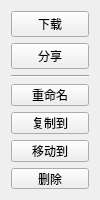
<?xml version="1.0" encoding="UTF-8"?>
<ui version="4.0">
 <class>RightMenu</class>
 <widget class="QFrame" name="RightMenu">
  <property name="geometry">
   <rect>
    <x>0</x>
    <y>0</y>
    <width>100</width>
    <height>200</height>
   </rect>
  </property>
  <property name="sizePolicy">
   <sizepolicy hsizetype="Fixed" vsizetype="Fixed">
    <horstretch>0</horstretch>
    <verstretch>0</verstretch>
   </sizepolicy>
  </property>
  <property name="minimumSize">
   <size>
    <width>100</width>
    <height>200</height>
   </size>
  </property>
  <property name="maximumSize">
   <size>
    <width>200</width>
    <height>16777215</height>
   </size>
  </property>
  <property name="windowTitle">
   <string>Frame</string>
  </property>
  <layout class="QVBoxLayout" name="verticalLayout_3">
   <item>
    <layout class="QVBoxLayout" name="verticalLayout_2">
     <item>
      <widget class="QPushButton" name="pushButton">
       <property name="text">
        <string>下载</string>
       </property>
      </widget>
     </item>
     <item>
      <widget class="QPushButton" name="pushButton_2">
       <property name="text">
        <string>分享</string>
       </property>
      </widget>
     </item>
    </layout>
   </item>
   <item>
    <widget class="Line" name="line">
     <property name="orientation">
      <enum>Qt::Horizontal</enum>
     </property>
    </widget>
   </item>
   <item>
    <layout class="QVBoxLayout" name="verticalLayout">
     <item>
      <widget class="QPushButton" name="pushButton_6">
       <property name="text">
        <string>重命名</string>
       </property>
      </widget>
     </item>
     <item>
      <widget class="QPushButton" name="pushButton_3">
       <property name="text">
        <string>复制到</string>
       </property>
      </widget>
     </item>
     <item>
      <widget class="QPushButton" name="pushButton_4">
       <property name="text">
        <string>移动到</string>
       </property>
      </widget>
     </item>
     <item>
      <widget class="QPushButton" name="pushButton_5">
       <property name="text">
        <string>删除</string>
       </property>
      </widget>
     </item>
    </layout>
   </item>
  </layout>
 </widget>
 <resources/>
 <connections/>
</ui>
